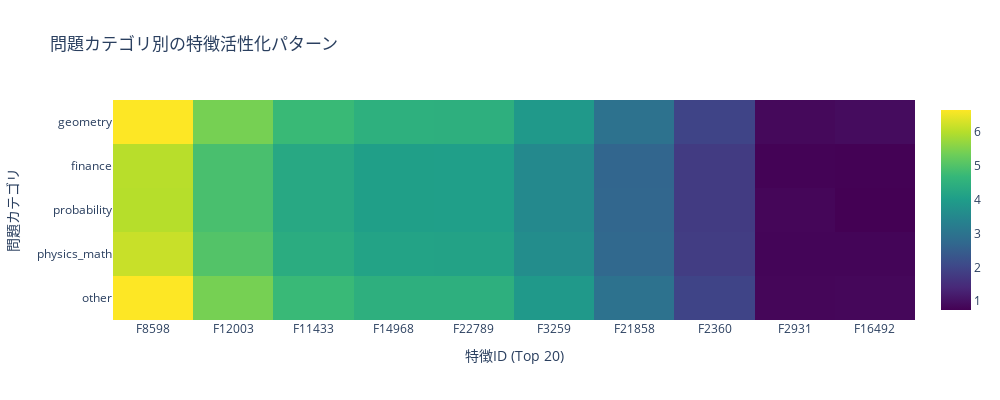

Notebook code cell kept with this figure:
### Markdown cell above
## 9. カテゴリ別特徴活性化の可視化

### Code cell
# カテゴリ別の特徴活性化をヒートマップで可視化
def plot_category_feature_heatmap(category_analysis, top_features_indices):
    # データの準備
    categories_list = list(category_analysis.keys())
    feature_indices = [f"F{idx}" for idx in top_features_indices.numpy()]
    
    # ヒートマップ用のデータ行列を作成
    heatmap_data = []
    for category in categories_list:
        mean_acts = category_analysis[category]['mean_activations'].numpy()
        heatmap_data.append(mean_acts)
    
    heatmap_data = np.array(heatmap_data)
    
    # ヒートマップの作成
    fig = go.Figure(data=go.Heatmap(
        z=heatmap_data,
        x=feature_indices,
        y=categories_list,
        colorscale='Viridis',
        hoverongaps = False
    ))
    
    fig.update_layout(
        title='問題カテゴリ別の特徴活性化パターン',
        xaxis_title='特徴ID (Top 20)',
        yaxis_title='問題カテゴリ',
        width=1000,
        height=400
    )
    
    return fig

# ヒートマップの表示
if len(category_analysis) > 1:  # 複数のカテゴリがある場合のみ
    heatmap_fig = plot_category_feature_heatmap(category_analysis, top_20_features)
    heatmap_fig.show()
else:
    print("カテゴリが1つしかないため、ヒートマップをスキップします。")

### Figure 1 — Plotly figure (JSON) as saved in the notebook; plotly's stock layout.template omitted (floating-point values rounded to 4 significant figures)
{"data": [{"colorscale": [[0, "#440154"], [0.1111, "#482878"], [0.2222, "#3e4989"], [0.3333, "#31688e"], [0.4444, "#26828e"], [0.5556, "#1f9e89"], [0.6667, "#35b779"], [0.7778, "#6ece58"], [0.8889, "#b5de2b"], [1, "#fde725"]], "hoverongaps": false, "type": "heatmap", "x": ["F8598", "F12003", "F11433", "F14968", "F22789", "F3259", "F21858", "F2360", "F2931", "F16492"], "y": ["other", "physics_math", "probability", "finance", "geometry"], "z": [[6.639, 5.406, 4.72, 4.466, 4.454, 3.9, 2.949, 1.957, 0.8282, 0.8509], [6.161, 5.02, 4.379, 4.144, 4.134, 3.619, 2.737, 1.817, 0.8098, 0.8089], [5.992, 4.903, 4.275, 4.046, 4.038, 3.528, 2.676, 1.776, 0.8292, 0.7417], [6.012, 4.899, 4.278, 4.046, 4.037, 3.534, 2.672, 1.773, 0.774, 0.76], [6.64, 5.402, 4.725, 4.48, 4.468, 3.896, 2.956, 1.962, 0.873, 0.9247]]}], "layout": {"height": 400, "title": {"text": "問題カテゴリ別の特徴活性化パターン"}, "width": 1000, "xaxis": {"title": {"text": "特徴ID (Top 20)"}}, "yaxis": {"title": {"text": "問題カテゴリ"}}}}
